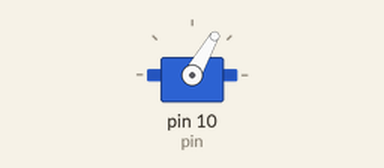
Recording of a sketch running on a simulated Arduino Uno, built with avr-gcc and run on an emulated ATmega328P. Shown: servo.

Above: at 1.95 s.
Timing chart, 0 to 7.6 s (numbered marks = the images above):
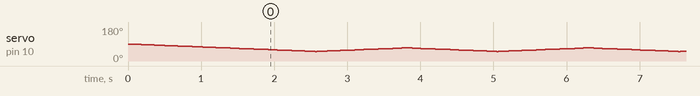

The sketch:

shake_servo.ino
```cpp
// This program shakes a servo back and forth

#include <VarSpeedServo.h>

VarSpeedServo servo; // instantiate servo

int pos = 60;   // initial position
int pin = 10;   // analog pin servo is attached to
int shake = 10; // amount to shake servo
int speed = 10; // speed servo will move at

void setup() {
  servo.attach(pin); // declare analog pin servo is attached to
  servo.write(pos, speed, true); // write the initial position
}

void loop() {
  servo.write(pos - shake, speed, true); // move in the negative direction
  servo.write(pos + shake, speed, true); // move in the positive direction
}
```
